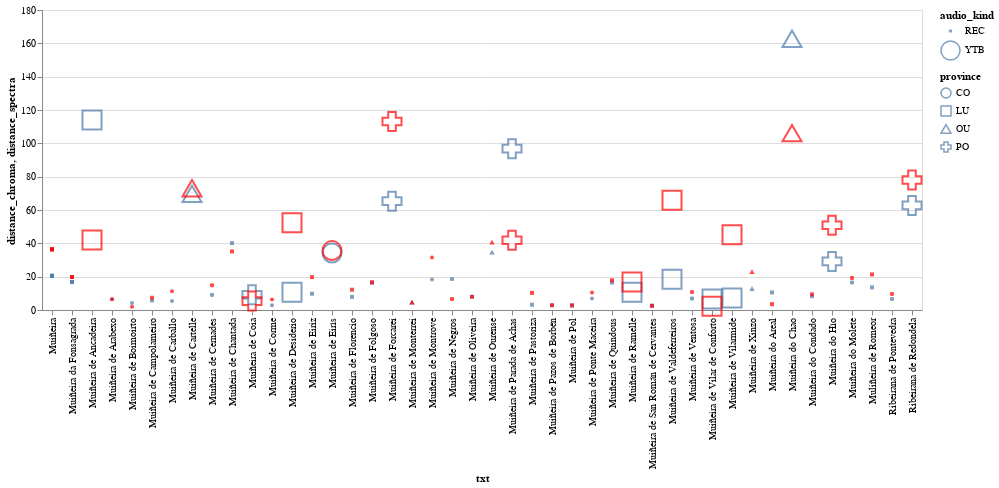

Notebook cell for this chart:
### Markdown cell above
On this second figure, for each muiñeira the *distance_chroma* is represented on blue and the *distance_spectra* in red. Then the a different shape of the mark represent the provice form origin of the muiñeira. Finally the bigger marks come from youtube and the smaller one come from recording files.

### Code cell
import altair as alt
alt.Chart(df).mark_point().encode(
    x='txt:N',
    y='distance_chroma:Q',
    size = 'audio_kind:N',
    shape = 'province:N'
)+ alt.Chart(df).mark_point(color="red").encode(
    x='txt:N',
    y='distance_spectra:Q',
    size = 'audio_kind:N',
    shape = 'province:N'
)

### Figure 1 — Vega-Lite specification as saved in the notebook (floating-point values rounded to 4 significant figures)
{"config": {"view": {"continuousWidth": 400, "continuousHeight": 300}}, "layer": [{"mark": "point", "encoding": {"shape": {"field": "province", "type": "nominal"}, "size": {"field": "audio_kind", "type": "nominal"}, "x": {"field": "txt", "type": "nominal"}, "y": {"field": "distance_chroma", "type": "quantitative"}}}, {"mark": {"type": "point", "color": "red"}, "encoding": {"shape": {"field": "province", "type": "nominal"}, "size": {"field": "audio_kind", "type": "nominal"}, "x": {"field": "txt", "type": "nominal"}, "y": {"field": "distance_spectra", "type": "quantitative"}}}], "data": {"name": "data-1be08ac90b749a83de769b15e048f4e9"}, "$schema": "https://vega.github.io/schema/vega-lite/v4.17.0.json", "datasets": {"data-1be08ac90b749a83de769b15e048f4e9": [{"txt": "Muiñeira da Fonsagrada", "distance_chroma": 16.77, "distance_spectra": 19.77, "distance_total": "Chroma", "coef_corr_chroma": 0.9545, "corr_total": "Spectra", "coef_corr_spectra": 0.9555, "id": 130, "keyMidi": "C", "tempoMidi": 120.0, "durationMidi": 82.25, "keyWAV": "C", "tempoWAV": 117.2, "durationWav": 45.38, "name": "Muiñeira da Fonsagrada", "key": "C major", "time_signature": "6/8", "ratio_negras_corcheas": "0.1195652173913043", "muiñeira_type": "C1", "location": "A Fonsagrada, Lugo", "lat": "431.248.311", "lon": "-70.676.605", "classification": "A Fonsagrada-Asturias", "province": "LU", "audio_kind": "REC"}, {"txt": "Muiñeira da Fonsagrada", "distance_chroma": 16.77, "distance_spectra": 19.77, "distance_total": "Chroma", "coef_corr_chroma": 0.9545, "corr_total": "Spectra", "coef_corr_spectra": 0.9555, "id": 260, "keyMidi": "C", "tempoMidi": 120.0, "durationMidi": 116.8, "keyWAV": "C", "tempoWAV": 112.2, "durationWav": 96.59, "name": "Muiñeira da Fonsagrada", "key": "C major", "time_signature": "6/8", "ratio_negras_corcheas": "0.0814814814814814", "muiñeira_type": "C2", "location": "A Fonsagrada, Lugo", "lat": "431.248.311", "lon": "-70.676.605", "classification": "A Fonsagrada-Asturias", "province": "LU", "audio_kind": "REC"}, {"txt": "Muiñeira de Oliveira", "distance_chroma": 7.893, "distance_spectra": 7.949, "distance_total": "Chroma", "coef_corr_chroma": 0.9979, "corr_total": "Chroma", "coef_corr_spectra": 0.9933, "id": 126, "keyMidi": "C", "tempoMidi": 80.0, "durationMidi": 61.0, "keyWAV": "C", "tempoWAV": 129.5, "durationWav": 140.9, "name": "Muiñeira de Oliveira", "key": "C major", "time_signature": "6/8", "ratio_negras_corcheas": "0.96", "muiñeira_type": null, "location": "Santiago de Oliveira, Ponteareas, Pontevedra", "lat": "421.822.609", "lon": "-84.523.004", "classification": "Rias Baixas", "province": "PO", "audio_kind": "REC"}, {"txt": "Muiñeira do Hío", "distance_chroma": 29.17, "distance_spectra": 50.82, "distance_total": "Chroma", "coef_corr_chroma": 0.9804, "corr_total": "Chroma", "coef_corr_spectra": 0.9083, "id": 416, "keyMidi": "C", "tempoMidi": 120.0, "durationMidi": 68.75, "keyWAV": "C", "tempoWAV": 142.7, "durationWav": 139.1, "name": "Muiñeira do Hío", "key": "C major", "time_signature": "6/8", "ratio_negras_corcheas": "0.1785714285714285", "muiñeira_type": "C1", "location": "Hío, Cangas, Pontevedra", "lat": "422.728.376", "lon": "-8.841.498", "classification": "Rias Baixas", "province": "PO", "audio_kind": "YTB"}, {"txt": "Muiñeira de Negros", "distance_chroma": 18.56, "distance_spectra": 6.593, "distance_total": "Spectra", "coef_corr_chroma": 0.9248, "corr_total": "Spectra", "coef_corr_spectra": 0.9496, "id": 287, "keyMidi": "C", "tempoMidi": 120.0, "durationMidi": 74.5, "keyWAV": "C", "tempoWAV": 90.64, "durationWav": 46.07, "name": "Muiñeira de Negros", "key": "C major", "time_signature": "6/8", "ratio_negras_corcheas": "0.3444444444444444", "muiñeira_type": "C1", "location": "Negros, Redondela, Pontevedra", "lat": "422.598.627", "lon": "-86.216.602", "classification": "Rias Baixas", "province": "PO", "audio_kind": "REC"}, {"txt": "Muiñeira de Parada de Achas", "distance_chroma": 96.8, "distance_spectra": 41.89, "distance_total": "Spectra", "coef_corr_chroma": 0.2301, "corr_total": "Spectra", "coef_corr_spectra": 0.9802, "id": 362, "keyMidi": "C", "tempoMidi": 119.9, "durationMidi": 28.25, "keyWAV": "C", "tempoWAV": 142.6, "durationWav": 115.4, "name": "Muiñeira de Parada de Achas", "key": "c minor", "time_signature": "6/8", "ratio_negras_corcheas": "0.1506849315068493", "muiñeira_type": null, "location": "Parada de Achas, A Cañiza, Pontevedra", "lat": "42.173.403", "lon": "-830.473.225", "classification": "Rias Baixas", "province": "PO", "audio_kind": "YTB"}, {"txt": "Muiñeira do Molete", "distance_chroma": 16.55, "distance_spectra": 19.19, "distance_total": "Chroma", "coef_corr_chroma": 0.9522, "corr_total": "Spectra", "coef_corr_spectra": 0.9528, "id": 317, "keyMidi": "C", "tempoMidi": 80.0, "durationMidi": 82.25, "keyWAV": "C", "tempoWAV": 112.4, "durationWav": 45.38, "name": "Muiñeira do Molete", "key": "C major", "time_signature": "6/8", "ratio_negras_corcheas": "0.2985074626865671", "muiñeira_type": "C2", "location": "Pontevedra", "lat": "426.075.172", "lon": "-84.714.942", "classification": "Rias Baixas", "province": "PO", "audio_kind": "REC"}, {"txt": "Muiñeira de Vilarmide", "distance_chroma": 7.143, "distance_spectra": 45.2, "distance_total": "Chroma", "coef_corr_chroma": 0.9612, "corr_total": "Spectra", "coef_corr_spectra": 0.9683, "id": 450, "keyMidi": "C", "tempoMidi": 120.0, "durationMidi": 127.2, "keyWAV": "C", "tempoWAV": 124.0, "durationWav": 236.2, "name": "Muiñeira de Vilarmide", "key": "C major", "time_signature": "6/8", "ratio_negras_corcheas": "0.0920245398773006", "muiñeira_type": "C2", "location": "Vilarmide, A Pontenova, Lugo", "lat": "432.789.245", "lon": "-71.913.498", "classification": "A Fonsagrada-Asturias", "province": "LU", "audio_kind": "YTB"}, {"txt": "Muiñeira do Condado", "distance_chroma": 8.193, "distance_spectra": 9.504, "distance_total": "Chroma", "coef_corr_chroma": 0.9449, "corr_total": "Spectra", "coef_corr_spectra": 0.9551, "id": 203, "keyMidi": "C", "tempoMidi": 120.1, "durationMidi": 68.75, "keyWAV": "C", "tempoWAV": 103.4, "durationWav": 95.82, "name": "Muiñeira do Condado", "key": "C major", "time_signature": "6/8", "ratio_negras_corcheas": "0.1063829787234042", "muiñeira_type": "C1", "location": "O Condado, Pontevedra", "lat": "4.217.671.145", "lon": "-8.488.781.069.275.160", "classification": "Rias Baixas", "province": "PO", "audio_kind": "REC"}, {"txt": "Muiñeira de Pol", "distance_chroma": 2.763, "distance_spectra": 2.729, "distance_total": "Spectra", "coef_corr_chroma": 0.9863, "corr_total": "Chroma", "coef_corr_spectra": 0.9859, "id": 52, "keyMidi": "C", "tempoMidi": 132.0, "durationMidi": 31.0, "keyWAV": "C", "tempoWAV": 122.5, "durationWav": 45.38, "name": "Muiñeira de Pol", "key": "C major", "time_signature": "6/8", "ratio_negras_corcheas": "0.1294117647058823", "muiñeira_type": "C1", "location": "Pol, Lugo", "lat": "4.314.281.665", "lon": "-7.321.889.132.285.170", "classification": "A Fonsagrada-Asturias", "province": "LU", "audio_kind": "REC"}, {"txt": "Muiñeira de Ramelle", "distance_chroma": 10.68, "distance_spectra": 16.86, "distance_total": "Chroma", "coef_corr_chroma": 0.9986, "corr_total": "Chroma", "coef_corr_spectra": 0.9834, "id": 341, "keyMidi": "C", "tempoMidi": 120.1, "durationMidi": 82.25, "keyWAV": "C", "tempoWAV": 129.1, "durationWav": 62.62, "name": "Muiñeira de Ramelle", "key": "c minor", "time_signature": "6/8", "ratio_negras_corcheas": "0.108695652173913", "muiñeira_type": "C2", "location": "Ramelle, Friol, Lugo", "lat": "430.338.813", "lon": "-78.263.409", "classification": "Not classified", "province": "LU", "audio_kind": "YTB"}, {"txt": "Muiñeira de Desiderio", "distance_chroma": 10.66, "distance_spectra": 52.33, "distance_total": "Chroma", "coef_corr_chroma": 0.9893, "corr_total": "Chroma", "coef_corr_spectra": 0.6677, "id": 161, "keyMidi": "C", "tempoMidi": 120.0, "durationMidi": 125.8, "keyWAV": "C", "tempoWAV": 117.2, "durationWav": 95.82, "name": "Muiñeira de Desiderio", "key": "C major", "time_signature": "6/8", "ratio_negras_corcheas": "0.1176470588235294", "muiñeira_type": "C1", "location": "Vilarmide, A Pontenova, Lugo", "lat": "432.789.245", "lon": "-71.913.498", "classification": "A Fonsagrada-Asturias", "province": "LU", "audio_kind": "YTB"}, {"txt": "Muiñeira de Quindous", "distance_chroma": 16.49, "distance_spectra": 17.82, "distance_total": "Chroma", "coef_corr_chroma": 0.7602, "corr_total": "Chroma", "coef_corr_spectra": 0.7319, "id": 2, "keyMidi": "C", "tempoMidi": 112.3, "durationMidi": 107.8, "keyWAV": "C", "tempoWAV": 117.6, "durationWav": 45.38, "name": "Muiñeira de Quindous", "key": "C major", "time_signature": "6/8", "ratio_negras_corcheas": "0.3125", "muiñeira_type": "C1", "location": "Quindous, Cervantes, Lugo", "lat": "428.556.407", "lon": "-69.957.933", "classification": "Ancares", "province": "LU", "audio_kind": "REC"}, {"txt": "Muiñeira de Coia", "distance_chroma": 9.114, "distance_spectra": 5.341, "distance_total": "Spectra", "coef_corr_chroma": 0.9805, "corr_total": "Spectra", "coef_corr_spectra": 0.9976, "id": 9, "keyMidi": "C", "tempoMidi": 120.0, "durationMidi": 108.2, "keyWAV": "C", "tempoWAV": 96.9, "durationWav": 102.9, "name": "Muiñeira de Coia", "key": "F major", "time_signature": "6/8", "ratio_negras_corcheas": "0.2188841201716738", "muiñeira_type": "C1", "location": "Coia, Vigo, Pontevedra", "lat": "422.182.924", "lon": "-87.441.073", "classification": "Rias Baixas", "province": "PO", "audio_kind": "YTB"}, {"txt": "Muiñeira do Chao", "distance_chroma": 162.7, "distance_spectra": 106.1, "distance_total": "Spectra", "coef_corr_chroma": 0.7373, "corr_total": "Spectra", "coef_corr_spectra": 0.9267, "id": 312, "keyMidi": "C", "tempoMidi": 120.0, "durationMidi": 50.5, "keyWAV": "C", "tempoWAV": 132.6, "durationWav": 238.5, "name": "Muiñeira do Chao", "key": "C major", "time_signature": "6/8", "ratio_negras_corcheas": "0.144927536231884", "muiñeira_type": "C1", "location": "O Chao, O Barco de Valdeorras, Ourense", "lat": "424.189.993", "lon": "-69.817.358", "classification": "Not classified", "province": "OU", "audio_kind": "YTB"}, {"txt": "Muiñeira de Pastoriza", "distance_chroma": 3.146, "distance_spectra": 10.27, "distance_total": "Chroma", "coef_corr_chroma": 0.9718, "corr_total": "Chroma", "coef_corr_spectra": 0.9676, "id": 18, "keyMidi": "C", "tempoMidi": 142.0, "durationMidi": 47.62, "keyWAV": "C", "tempoWAV": 122.9, "durationWav": 45.38, "name": "Muiñeira de Pastoriza", "key": "C major", "time_signature": "6/8", "ratio_negras_corcheas": "0.0571428571428571", "muiñeira_type": "C1", "location": "Pastoriza, Lugo", "lat": "433.000.026", "lon": "-73.511.022", "classification": "A Fonsagrada-Asturias", "province": "LU", "audio_kind": "REC"}, {"txt": "Muiñeira de Arabexo", "distance_chroma": 6.415, "distance_spectra": 6.453, "distance_total": "Chroma", "coef_corr_chroma": 0.7932, "corr_total": "Chroma", "coef_corr_spectra": 0.7897, "id": 36, "keyMidi": "C", "tempoMidi": 146.2, "durationMidi": 28.12, "keyWAV": "C", "tempoWAV": 117.5, "durationWav": 95.82, "name": "Muiñeira de Arabexo", "key": "C major", "time_signature": "6/8", "ratio_negras_corcheas": "0.1176470588235294", "muiñeira_type": "C1", "location": "Arabexo, Val do Dubra, A Coruña", "lat": "43.068.020.849.999.900", "lon": "-8.657.671.483.625.100", "classification": "Costa do Morte", "province": "CO", "audio_kind": "REC"}, {"txt": "Muiñeira de Corme", "distance_chroma": 2.857, "distance_spectra": 6.35, "distance_total": "Chroma", "coef_corr_chroma": 0.8679, "corr_total": "Spectra", "coef_corr_spectra": 0.8792, "id": 66, "keyMidi": "C", "tempoMidi": 120.0, "durationMidi": 46.17, "keyWAV": "C", "tempoWAV": 111.8, "durationWav": 95.82, "name": "Muiñeira de Corme", "key": "C major", "time_signature": "6/8", "ratio_negras_corcheas": "0.1475409836065573", "muiñeira_type": "C1", "location": "Corme, Ponteceso, A Coruña", "lat": "432.649.815", "lon": "-89.628.988", "classification": "Costa do Morte", "province": "CO", "audio_kind": "REC"}, {"txt": "Muiñeira de Vilar de Conforto", "distance_chroma": 6.559, "distance_spectra": 2.303, "distance_total": "Spectra", "coef_corr_chroma": 0.9986, "corr_total": "Chroma", "coef_corr_spectra": 0.9902, "id": 148, "keyMidi": "C", "tempoMidi": 120.0, "durationMidi": 82.25, "keyWAV": "C", "tempoWAV": 119.9, "durationWav": 69.98, "name": "Muiñeira de Vilar de Conforto", "key": "C major", "time_signature": "6/8", "ratio_negras_corcheas": "0.1494252873563218", "muiñeira_type": "C2", "location": "Vilar de Conforto, A Pontenova, Lugo", "lat": "433.604.703", "lon": "-71.525.053.712.882.100", "classification": "A Fonsagrada-Asturias", "province": "LU", "audio_kind": "YTB"}, {"txt": "Muiñeira de Ancadeira", "distance_chroma": 114.1, "distance_spectra": 42.01, "distance_total": "Spectra", "coef_corr_chroma": 0.4958, "corr_total": "Spectra", "coef_corr_spectra": 0.8876, "id": 414, "keyMidi": "C", "tempoMidi": 119.9, "durationMidi": 122.8, "keyWAV": "C", "tempoWAV": 134.4, "durationWav": 193.9, "name": "Muiñeira de Ancadeira", "key": "C major", "time_signature": "6/8", "ratio_negras_corcheas": "0.2376237623762376", "muiñeira_type": "C2", "location": "A Fonsagrada, Lugo", "lat": "431.248.311", "lon": "-70.676.605", "classification": "A Fonsagrada-Asturias", "province": "LU", "audio_kind": "YTB"}, {"txt": "Muiñeira de Ventosa", "distance_chroma": 6.9, "distance_spectra": 10.76, "distance_total": "Chroma", "coef_corr_chroma": 0.8456, "corr_total": "Spectra", "coef_corr_spectra": 0.8612, "id": 6, "keyMidi": "C", "tempoMidi": 80.02, "durationMidi": 50.5, "keyWAV": "C", "tempoWAV": 116.7, "durationWav": 95.82, "name": "Muiñeira de Ventosa", "key": "C major", "time_signature": "6/8", "ratio_negras_corcheas": "0.16", "muiñeira_type": "C1", "location": "Ventosa, Pontevedra", "lat": "427.366.955", "lon": "-797.617", "classification": "Not classified", "province": "PO", "audio_kind": "REC"}, {"txt": "Muiñeira de Eirís", "distance_chroma": 34.14, "distance_spectra": 35.65, "distance_total": "Chroma", "coef_corr_chroma": 0.9607, "corr_total": "Chroma", "coef_corr_spectra": 0.8863, "id": 20, "keyMidi": "C", "tempoMidi": 120.0, "durationMidi": 116.8, "keyWAV": "C", "tempoWAV": 127.0, "durationWav": 195.8, "name": "Muiñeira de Eirís", "key": "C major", "time_signature": "6/8", "ratio_negras_corcheas": "0.09375", "muiñeira_type": "C2", "location": "Eirís, A Coruña, A Coruña", "lat": "433.426.745", "lon": "-8.395.072", "classification": "A Coruña", "province": "CO", "audio_kind": "YTB"}, {"txt": "Muiñeira de San Román de Cervantes", "distance_chroma": 2.549, "distance_spectra": 2.512, "distance_total": "Spectra", "coef_corr_chroma": 0.9933, "corr_total": "Chroma", "coef_corr_spectra": 0.9932, "id": 92, "keyMidi": "C", "tempoMidi": 120.1, "durationMidi": 34.0, "keyWAV": "C", "tempoWAV": 111.9, "durationWav": 45.38, "name": "Muiñeira de San Román de Cervantes", "key": "C major", "time_signature": "6/8", "ratio_negras_corcheas": "0.3068181818181818", "muiñeira_type": "C1", "location": "San Román, Cervantes, Lugo", "lat": "42.853.731", "lon": "-70.549.167", "classification": "Ancares", "province": "LU", "audio_kind": "REC"}, {"txt": "Muiñeira de Carballo", "distance_chroma": 5.436, "distance_spectra": 11.28, "distance_total": "Chroma", "coef_corr_chroma": 0.8753, "corr_total": "Chroma", "coef_corr_spectra": 0.8455, "id": 116, "keyMidi": "C", "tempoMidi": 120.0, "durationMidi": 50.5, "keyWAV": "C", "tempoWAV": 128.7, "durationWav": 152.0, "name": "Muiñeira de Carballo", "key": "C major", "time_signature": "6/8", "ratio_negras_corcheas": "0.1234567901234567", "muiñeira_type": "C2", "location": "Carballo, A Coruña", "lat": "432.134.123", "lon": "-86.891.286", "classification": "Costa do Morte", "province": "CO", "audio_kind": "REC"}, {"txt": "Muiñeira de Folgoso", "distance_chroma": 16.43, "distance_spectra": 16.61, "distance_total": "Chroma", "coef_corr_chroma": 0.7747, "corr_total": "Spectra", "coef_corr_spectra": 0.9814, "id": 413, "keyMidi": "C", "tempoMidi": 80.02, "durationMidi": 89.75, "keyWAV": "C", "tempoWAV": 112.2, "durationWav": 95.82, "name": "Muiñeira de Folgoso", "key": "a minor", "time_signature": "6/8", "ratio_negras_corcheas": "0.5135135135135135", "muiñeira_type": "C1", "location": "Folgoso do Courel, Lugo", "lat": "425.882.486", "lon": "-71.925.449", "classification": "Courel", "province": "LU", "audio_kind": "REC"}, {"txt": "Muiñeira de Pazos de Borbén", "distance_chroma": 2.916, "distance_spectra": 2.851, "distance_total": "Spectra", "coef_corr_chroma": 0.9975, "corr_total": "Spectra", "coef_corr_spectra": 0.9975, "id": 81, "keyMidi": "C", "tempoMidi": 136.0, "durationMidi": 35.85, "keyWAV": "C", "tempoWAV": 123.7, "durationWav": 45.38, "name": "Muiñeira de Pazos de Borbén", "key": "C major", "time_signature": "6/8", "ratio_negras_corcheas": "19.047.619.047.619.000", "muiñeira_type": "C2", "location": "Pazos de Borbén, Pontevedra", "lat": "422.849.584", "lon": "-8.530.047.868.320.790", "classification": "Rias Baixas", "province": "PO", "audio_kind": "REC"}, {"txt": "Ribeirana de Pontevedra", "distance_chroma": 6.63, "distance_spectra": 9.674, "distance_total": "Chroma", "coef_corr_chroma": 0.8475, "corr_total": "Spectra", "coef_corr_spectra": 0.8713, "id": 173, "keyMidi": "C", "tempoMidi": 120.0, "durationMidi": 50.5, "keyWAV": "C", "tempoWAV": 117.8, "durationWav": 95.82, "name": "Ribeirana de Pontevedra", "key": "C major", "time_signature": "6/8", "ratio_negras_corcheas": "0.0625", "muiñeira_type": "C2", "location": "Pontevedra, Pontevedra", "lat": "424.318.876", "lon": "-86.431.592", "classification": "Rias Baixas", "province": "PO", "audio_kind": "REC"}, {"txt": "Muiñeira de Boimoirto", "distance_chroma": 4.257, "distance_spectra": 1.959, "distance_total": "Spectra", "coef_corr_chroma": 0.9958, "corr_total": "Spectra", "coef_corr_spectra": 0.9987, "id": 42, "keyMidi": "C", "tempoMidi": 130.0, "durationMidi": 84.23, "keyWAV": "C", "tempoWAV": 112.8, "durationWav": 95.82, "name": "Muiñeira de Boimoirto", "key": "C major", "time_signature": "6/8", "ratio_negras_corcheas": "0.1195652173913043", "muiñeira_type": "C2", "location": "Boimorto, A Coruña", "lat": "430.074.402", "lon": "-81.269.242", "classification": "Not classified", "province": "CO", "audio_kind": "REC"}, {"txt": "Muiñeira de Eiriz", "distance_chroma": 9.754, "distance_spectra": 19.76, "distance_total": "Chroma", "coef_corr_chroma": 0.9719, "corr_total": "Chroma", "coef_corr_spectra": 0.9488, "id": 78, "keyMidi": "C", "tempoMidi": 80.0, "durationMidi": 82.25, "keyWAV": "C", "tempoWAV": 117.8, "durationWav": 95.82, "name": "Muiñeira de Eiriz", "key": "C major", "time_signature": "6/8", "ratio_negras_corcheas": "0.4680851063829787", "muiñeira_type": "C2", "location": "Eiriz, Folgoso do Courel, Lugo", "lat": "425.894.237", "lon": "-72.220.799", "classification": "Courel", "province": "LU", "audio_kind": "REC"}, {"txt": "Muiñeira de Ponte Maceira", "distance_chroma": 6.862, "distance_spectra": 10.53, "distance_total": "Chroma", "coef_corr_chroma": 0.8445, "corr_total": "Spectra", "coef_corr_spectra": 0.8702, "id": 135, "keyMidi": "C", "tempoMidi": 120.0, "durationMidi": 50.5, "keyWAV": "C", "tempoWAV": 112.4, "durationWav": 95.82, "name": "Muiñeira de Ponte Maceira", "key": "C major", "time_signature": "6/8", "ratio_negras_corcheas": "0.0", "muiñeira_type": "C2", "location": "Ponte Maceira, Negreira, A Coruña", "lat": "42.905.445", "lon": "-86.962.309", "classification": "Costa do Morte", "province": "CO", "audio_kind": "REC"}, {"txt": "Muiñeira de Campolameiro", "distance_chroma": 5.656, "distance_spectra": 7.341, "distance_total": "Chroma", "coef_corr_chroma": 0.9746, "corr_total": "Chroma", "coef_corr_spectra": 0.9441, "id": 29, "keyMidi": "C", "tempoMidi": 130.0, "durationMidi": 51.0, "keyWAV": "C", "tempoWAV": 111.2, "durationWav": 95.82, "name": "Muiñeira de Campolameiro", "key": "C major", "time_signature": "6/8", "ratio_negras_corcheas": "0.0377358490566037", "muiñeira_type": "C1", "location": "Campolameiro, Pontevedra", "lat": "425.422.912", "lon": "-8.540.772.255.060.590", "classification": "Rias Baixas", "province": "PO", "audio_kind": "REC"}, {"txt": "Muiñeira de Ourense", "distance_chroma": 34.43, "distance_spectra": 40.42, "distance_total": "Chroma", "coef_corr_chroma": 0.9184, "corr_total": "Chroma", "coef_corr_spectra": 0.8901, "id": 273, "keyMidi": "C", "tempoMidi": 120.0, "durationMidi": 114.5, "keyWAV": "C", "tempoWAV": 127.0, "durationWav": 175.7, "name": "Muiñeira de Ourense", "key": "C major", "time_signature": "6/8", "ratio_negras_corcheas": "0.0384615384615384", "muiñeira_type": "C1", "location": "Ourense, Ourense", "lat": "423.436.415", "lon": "-78.674.242", "classification": "Not classified", "province": "OU", "audio_kind": "REC"}, {"txt": "Muiñeira", "distance_chroma": 20.51, "distance_spectra": 36.4, "distance_total": "Chroma", "coef_corr_chroma": 0.9268, "corr_total": "Chroma", "coef_corr_spectra": 0.8343, "id": 96, "keyMidi": "C", "tempoMidi": 119.9, "durationMidi": 89.75, "keyWAV": "C", "tempoWAV": 117.9, "durationWav": 45.38, "name": "Muiñeira", "key": "C major", "time_signature": "6/8", "ratio_negras_corcheas": "0.1276595744680851", "muiñeira_type": "C1", "location": "Vilarmide, A Pontenova, Lugo", "lat": "432.789.245", "lon": "-71.913.498", "classification": "A Fonsagrada-Asturias", "province": "LU", "audio_kind": "REC"}, {"txt": "Muiñeira", "distance_chroma": 20.51, "distance_spectra": 36.4, "distance_total": "Chroma", "coef_corr_chroma": 0.9268, "corr_total": "Chroma", "coef_corr_spectra": 0.8343, "id": 93, "keyMidi": "C", "tempoMidi": 80.01, "durationMidi": 92.5, "keyWAV": "C", "tempoWAV": 115.0, "durationWav": 45.38, "name": "Muiñeira", "key": "C major", "time_signature": "6/8", "ratio_negras_corcheas": "0.3333333333333333", "muiñeira_type": "C2", "location": "Navia de Suarna, Lugo", "lat": "429.644.848", "lon": "-695.678.939.929.841", "classification": "Ancares", "province": "LU", "audio_kind": "REC"}, {"txt": "Muiñeira", "distance_chroma": 20.51, "distance_spectra": 36.4, "distance_total": "Chroma", "coef_corr_chroma": 0.9268, "corr_total": "Chroma", "coef_corr_spectra": 0.8343, "id": 97, "keyMidi": "C", "tempoMidi": 80.0, "durationMidi": 88.25, "keyWAV": "C", "tempoWAV": 117.0, "durationWav": 45.38, "name": "Muiñeira", "key": "C major", "time_signature": "6/8", "ratio_negras_corcheas": "0.4126984126984127", "muiñeira_type": "C1", "location": "Vilarmide, A Pontenova, Lugo", "lat": "432.789.245", "lon": "-71.913.498", "classification": "A Fonsagrada-Asturias", "province": "LU", "audio_kind": "REC"}, {"txt": "Ribeirana de Redondela", "distance_chroma": 62.77, "distance_spectra": 78.01, "distance_total": "Chroma", "coef_corr_chroma": 0.9078, "corr_total": "Chroma", "coef_corr_spectra": 0.8844, "id": 445, "keyMidi": "C", "tempoMidi": 120.0, "durationMidi": 26.5, "keyWAV": "C", "tempoWAV": 126.6, "durationWav": 246.0, "name": "Ribeirana de Redondela", "key": "C major", "time_signature": "6/8", "ratio_negras_corcheas": "0.2419354838709677", "muiñeira_type": "C1", "location": "Redondela, Pontevedra", "lat": "42.284.221", "lon": "-86.085.992", "classification": "Rias Baixas", "province": "PO", "audio_kind": "YTB"}, {"txt": "Muiñeira de Cernades", "distance_chroma": 9.044, "distance_spectra": 14.78, "distance_total": "Chroma", "coef_corr_chroma": 0.9153, "corr_total": "Chroma", "coef_corr_spectra": 0.9106, "id": 196, "keyMidi": "C", "tempoMidi": 120.0, "durationMidi": 64.25, "keyWAV": "C", "tempoWAV": 122.5, "durationWav": 45.38, "name": "Muiñeira de Cernades", "key": "a minor", "time_signature": "6/8", "ratio_negras_corcheas": "0.2105263157894736", "muiñeira_type": "C1", "location": "Pontevedra", "lat": "426.075.172", "lon": "-84.714.942", "classification": "Rias Baixas", "province": "PO", "audio_kind": "REC"}, {"txt": "Muiñeira de Monterrei", "distance_chroma": 4.39, "distance_spectra": 4.439, "distance_total": "Chroma", "coef_corr_chroma": 0.821, "corr_total": "Chroma", "coef_corr_spectra": 0.8192, "id": 74, "keyMidi": "C", "tempoMidi": 129.5, "durationMidi": 34.23, "keyWAV": "C", "tempoWAV": 122.4, "durationWav": 95.82, "name": "Muiñeira de Monterrei", "key": "a minor", "time_signature": "6/8", "ratio_negras_corcheas": "0.2131147540983606", "muiñeira_type": "C1", "location": "Monterrei, Ourense", "lat": "419.467.657", "lon": "-74.491.474", "classification": "Portuguese Border", "province": "OU", "audio_kind": "REC"}, {"txt": "Muiñeira de Montrove", "distance_chroma": 18.23, "distance_spectra": 31.56, "distance_total": "Chroma", "coef_corr_chroma": 0.9732, "corr_total": "Chroma", "coef_corr_spectra": 0.8738, "id": 19, "keyMidi": "C", "tempoMidi": 80.03, "durationMidi": 83.75, "keyWAV": "C", "tempoWAV": 111.1, "durationWav": 45.38, "name": "Muiñeira de Montrove", "key": "C major", "time_signature": "6/8", "ratio_negras_corcheas": "0.3818181818181818", "muiñeira_type": "C2", "location": "Montrove, Cambre, A Coruña", "lat": "432.803.751", "lon": "-83.297.129", "classification": "A Coruña", "province": "CO", "audio_kind": "REC"}, {"txt": "Muiñeira de Forcarei", "distance_chroma": 65.31, "distance_spectra": 113.1, "distance_total": "Chroma", "coef_corr_chroma": 0.733, "corr_total": "Chroma", "coef_corr_spectra": 0.6826, "id": 141, "keyMidi": "C", "tempoMidi": 80.01, "durationMidi": 74.5, "keyWAV": "C", "tempoWAV": 150.3, "durationWav": 167.0, "name": "Muiñeira de Forcarei", "key": "G major", "time_signature": "6/8", "ratio_negras_corcheas": "0.2266666666666666", "muiñeira_type": "C1", "location": "Forcarei, Pontevedra", "lat": "425.900.309", "lon": "-83.509.643", "classification": "Rias Baixas", "province": "PO", "audio_kind": "YTB"}, {"txt": "Muiñeira do Areal", "distance_chroma": 10.55, "distance_spectra": 3.51, "distance_total": "Spectra", "coef_corr_chroma": 0.9802, "corr_total": "Chroma", "coef_corr_spectra": 0.9764, "id": 249, "keyMidi": "C", "tempoMidi": 120.0, "durationMidi": 83.75, "keyWAV": "C", "tempoWAV": 111.8, "durationWav": 95.82, "name": "Muiñeira do Areal", "key": "C major", "time_signature": "6/8", "ratio_negras_corcheas": "0.134453781512605", "muiñeira_type": "C1", "location": "Lugo", "lat": "430.462.247", "lon": "-74.739.921", "classification": "Not classified", "province": "LU", "audio_kind": "REC"}, {"txt": "Muiñeira de Xinzo", "distance_chroma": 12.5, "distance_spectra": 22.77, "distance_total": "Chroma", "coef_corr_chroma": 0.9986, "corr_total": "Chroma", "coef_corr_spectra": 0.9789, "id": 140, "keyMidi": "C", "tempoMidi": 120.0, "durationMidi": 109.2, "keyWAV": "C", "tempoWAV": 107.8, "durationWav": 95.82, "name": "Muiñeira de Xinzo", "key": "F major", "time_signature": "6/8", "ratio_negras_corcheas": "0.1019108280254777", "muiñeira_type": "C1", "location": "Xinzo de Limia, Ourense", "lat": "420.637.882", "lon": "-77.245.498", "classification": "Portuguese Border", "province": "OU", "audio_kind": "REC"}, {"txt": "Muiñeira de Cartelle", "distance_chroma": 69.66, "distance_spectra": 73.04, "distance_total": "Chroma", "coef_corr_chroma": 0.9587, "corr_total": "Chroma", "coef_corr_spectra": 0.7554, "id": 263, "keyMidi": "C", "tempoMidi": 119.9, "durationMidi": 74.5, "keyWAV": "C", "tempoWAV": 135.7, "durationWav": 144.5, "name": "Muiñeira de Cartelle", "key": "C major", "time_signature": "6/8", "ratio_negras_corcheas": "0.3214285714285714", "muiñeira_type": "C2", "location": "Cartelle, Ourense", "lat": "422.492.308", "lon": "-80.688.652", "classification": "Not classified", "province": "OU", "audio_kind": "YTB"}, {"txt": "Muiñeira de Florencio", "distance_chroma": 7.844, "distance_spectra": 12.16, "distance_total": "Chroma", "coef_corr_chroma": 0.967, "corr_total": "Spectra", "coef_corr_spectra": 0.9811, "id": 121, "keyMidi": "C", "tempoMidi": 120.2, "durationMidi": 68.75, "keyWAV": "C", "tempoWAV": 102.8, "durationWav": 45.38, "name": "Muiñeira de Florencio", "key": "F major", "time_signature": "6/8", "ratio_negras_corcheas": "0.1529411764705882", "muiñeira_type": "C1", "location": "A Fonsagrada, Lugo", "lat": "431.248.311", "lon": "-70.676.605", "classification": "A Fonsagrada-Asturias", "province": "LU", "audio_kind": "REC"}, {"txt": "Muiñeira de Valdeferreiros", "distance_chroma": 18.39, "distance_spectra": 65.83, "distance_total": "Chroma", "coef_corr_chroma": 0.9214, "corr_total": "Chroma", "coef_corr_spectra": 0.6567, "id": 330, "keyMidi": "C", "tempoMidi": 120.0, "durationMidi": 116.8, "keyWAV": "C", "tempoWAV": 132.8, "durationWav": 143.7, "name": "Muiñeira de Valdeferreiros", "key": "C major", "time_signature": "6/8", "ratio_negras_corcheas": "0.112", "muiñeira_type": "C1", "location": "Valdeferreiros, Ibias, Asturies", "lat": "430.289.283", "lon": "-69.803.187", "classification": "Ancares", "province": "LU", "audio_kind": "YTB"}, {"txt": "Muliñeira de Romeor", "distance_chroma": 13.58, "distance_spectra": 21.34, "distance_total": "Chroma", "coef_corr_chroma": 0.9583, "corr_total": "Chroma", "coef_corr_spectra": 0.9345, "id": 123, "keyMidi": "C", "tempoMidi": 120.0, "durationMidi": 82.25, "keyWAV": "C", "tempoWAV": 120.2, "durationWav": 95.82, "name": "Muliñeira de Romeor", "key": "C major", "time_signature": "6/8", "ratio_negras_corcheas": "0.0744680851063829", "muiñeira_type": "C1", "location": "Romeor, Folgoso do Courel, Lugo", "lat": "426.407.659", "lon": "-70.946.001", "classification": "Courel", "province": "LU", "audio_kind": "REC"}, {"txt": "Muiñeira de Chantada", "distance_chroma": 40.14, "distance_spectra": 35.16, "distance_total": "Spectra", "coef_corr_chroma": 0.9377, "corr_total": "Spectra", "coef_corr_spectra": 0.9586, "id": 219, "keyMidi": "C", "tempoMidi": 79.99, "durationMidi": 152.8, "keyWAV": "C", "tempoWAV": 112.0, "durationWav": 95.82, "name": "Muiñeira de Chantada", "key": "C major", "time_signature": "6/8", "ratio_negras_corcheas": "0.3888888888888889", "muiñeira_type": "C2", "location": "Chantada, Lugo", "lat": "426.089.783", "lon": "-78.218.597", "classification": "Not classified", "province": "LU", "audio_kind": "REC"}]}}
